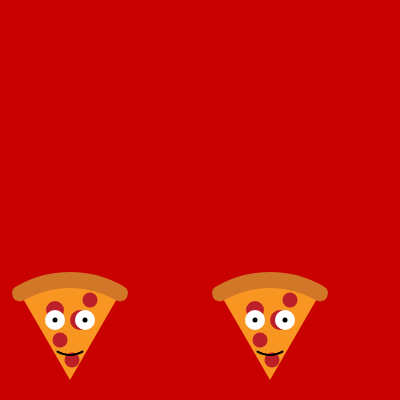
Frame 1 (no input)
Frame 60 (no input): identical to frame 1, image omitted
Frame 120 (the mouse pressed at the canvas centre since frame 60): identical to frame 1, image omitted

The p5.js sketch that drew this single still picture (run headless with seeded random() and noise() and a simulated clock; from frame 60 on, the mouse is pressed at the canvas centre):

// p5.js sketch
// ── sketch.js
let huidigeFrame = 0;

function setup() {
    createCanvas(400,400);
}

function draw() {
    background(200);
    if (huidigeFrame == 0) {
        background(200, 0, 0);
        fill("#f99621");
        arc(70, 380, 200, 200, PI * 4/3, PI * 5/3);
        noFill();
        stroke("#d17728");
        strokeWeight(16);
        arc(70, 380, 200, 200, PI * 4/3, PI * 5/3, OPEN);
        noStroke();
        fill("#bc1f28");
        circle(70+2, 380-20, 15);
        circle(70-10, 380-40, 15);
        circle(70+10, 380-60, 20);
        circle(70-15, 380-70, 18);
        circle(70+20, 380-80, 15);
        noFill();
        stroke("#000");
        strokeWeight(2);
        arc(70, 380-50, 50, 50, PI * 1/3, PI * 2/3, OPEN);
        noStroke();
        fill(255);
        circle(70+15, 380-60, 20);
        circle(70-15, 380-60, 20);
        fill(0);
        circle(70+15, 380-60, 5);
        circle(70 - 15, 380 - 60, 5);
        fill("#f99621");
        arc(270, 380, 200, 200, PI * 4/3, PI * 5/3);
        noFill();
        stroke("#d17728");
        strokeWeight(16);
        arc(270, 380, 200, 200, PI * 4/3, PI * 5/3, OPEN);
        noStroke();
        fill("#bc1f28");
        circle(270+2, 380-20, 15);
        circle(270-10, 380-40, 15);
        circle(270+10, 380-60, 20);
        circle(270-15, 380-70, 18);
        circle(270+20, 380-80, 15);
        noFill();
        stroke("#000");
        strokeWeight(2);
        arc(270, 380-50, 50, 50, PI * 1/3, PI * 2/3, OPEN);
        noStroke();
        fill(255);
        circle(270+15, 380-60, 20);
        circle(270-15, 380-60, 20);
        fill(0);
        circle(270+15, 380-60, 5);
        circle(270-15, 380-60, 5);
    }
    else if (huidigeFrame == 1) {
        background(220, 50, 0);
        TekenTekstballon(140, 230, 200, 50, .25, "Amai, vind jij het hier ook niet te warm?");
        fill("#f99621");
        arc(70, 380, 200, 200, PI * 4/3, PI * 5/3);
        noFill();
        stroke("#d17728");
        strokeWeight(16);
        arc(70, 380, 200, 200, PI * 4/3, PI * 5/3, OPEN);
        noStroke();
        fill("#bc1f28");
        circle(70+2, 380-20, 15);
        circle(70-10, 380-40, 15);
        circle(70+10, 380-60, 20);
        circle(70-15, 380-70, 18);
        circle(70+20, 380-80, 15);
        noFill();
        stroke("#000");
        strokeWeight(2);
        arc(70, 380-50, 50, 50, PI * 1/3, PI * 2/3, OPEN);
        noStroke();
        fill(255);
        circle(70+15, 380-60, 20);
        circle(70-15, 380-60, 20);
        fill(0);
        circle(70+15, 380-60, 5);
        circle(70 - 15, 380 - 60, 5);
        fill("#f99621");
        arc(270, 380, 200, 200, PI * 4/3, PI * 5/3);
        noFill();
        stroke("#d17728");
        strokeWeight(16);
        arc(270, 380, 200, 200, PI * 4/3, PI * 5/3, OPEN);
        noStroke();
        fill("#bc1f28");
        circle(270+2, 380-20, 15);
        circle(270-10, 380-40, 15);
        circle(270+10, 380-60, 20);
        circle(270-15, 380-70, 18);
        circle(270+20, 380-80, 15);
        noFill();
        stroke("#000");
        strokeWeight(2);
        arc(270, 380-50, 50, 50, PI * 1/3, PI * 2/3, OPEN);
        noStroke();
        fill(255);
        circle(270+15, 380-60, 20);
        circle(270-15, 380-60, 20);
        fill(0);
        circle(270+15, 380-60, 5);
        circle(270-15, 380-60, 5);
    }
    else if (huidigeFrame == 2) {
        background(180, 0, 0);
        TekenTekstballon(180, 230, 200, 50, .75, "AAH! EEN SPREKENDE PIZZA!");
        fill("#f99621");
        arc(70, 380, 200, 200, PI * 4/3, PI * 5/3);
        noFill();
        stroke("#d17728");
        strokeWeight(16);
        arc(70, 380, 200, 200, PI * 4/3, PI * 5/3, OPEN);
        noStroke();
        fill("#bc1f28");
        circle(70+2, 380-20, 15);
        circle(70-10, 380-40, 15);
        circle(70+10, 380-60, 20);
        circle(70-15, 380-70, 18);
        circle(70+20, 380-80, 15);
        noFill();
        stroke("#000");
        strokeWeight(2);
        arc(70, 380-50, 50, 50, PI * 1/3, PI * 2/3, OPEN);
        noStroke();
        fill(255);
        circle(70+15, 380-60, 20);
        circle(70-15, 380-60, 20);
        fill(0);
        circle(70+15, 380-60, 5);
        circle(70 - 15, 380 - 60, 5);
        fill("#f99621");
        arc(270, 380, 200, 200, PI * 4/3, PI * 5/3);
        noFill();
        stroke("#d17728");
        strokeWeight(16);
        arc(270, 380, 200, 200, PI * 4/3, PI * 5/3, OPEN);
        noStroke();
        fill("#bc1f28");
        circle(270+2, 380-20, 15);
        circle(270-10, 380-40, 15);
        circle(270+10, 380-60, 20);
        circle(270-15, 380-70, 18);
        circle(270+20, 380-80, 15);
        noFill();
        stroke("#000");
        strokeWeight(2);
        arc(270, 380-50, 50, 50, PI * 1/3, PI * 2/3, OPEN);
        noStroke();
        fill(255);
        circle(270+15, 380-60, 20);
        circle(270-15, 380-60, 20);
        fill(0);
        circle(270+15, 380-60, 5);
        circle(270-15, 380-60, 5);
    }
}

/**
 * Tekent een tekstballon.
 * @param {number} x: de x-positie van de tekstballon
 * @param {number} y: de y-positie van de tekstballon
 * @param {number} breedte: de breedte van de tekstballon. Dit bepaalt ook hoeveel ruimte er is voor de tekst.
 * @param {number} hoogte: de hoogte van de tekstballon. Dit bepaalt ook hoeveel ruimte er is voor de tekst.
 * @param {number} aanhangselOffset: waarde tussen 0 en 1, die zegt waar het aanhangsel naartoe wijst. 0 is links, 1 is rechts.
 * @param {string} tekst: de tekst die getoond wordt in de tekstballon.
 */
function TekenTekstballon(x, y, breedte, hoogte, aanhangselOffset, tekst) {
    // verander aanhangselOffset van een waarde tussen 0 en 1 naar een werkelijke pixel-waarde
    aanhangselOffset = breedte * (aanhangselOffset - .5) * -1;

    // teken de omtrek van het aanhangsel
    strokeWeight(1);
    stroke(0);
    noFill();
    triangle(x + 25, y, x - (aanhangselOffset), y + hoogte * 2/3, x - 25, y);
    
    // teken de ballon
    fill(255);
    textAlign(CENTER);
    ellipse(x, y, breedte, hoogte);

    // teken het aanhangsel zelf, zonder omtrek
    // op deze manier wordt de omtrek van de ballon onderbroken. Dit ziet er gewoon mooier uit.
    noStroke();
    fill(255);
    triangle(x + 25, y, x - (aanhangselOffset), y + hoogte * 2/3, x - 25, y);

    // teken de tekst.
    fill(0);
    text(tekst, x - breedte / 3, y - hoogte / 3, breedte * 2/3, hoogte * 2/3);
}
